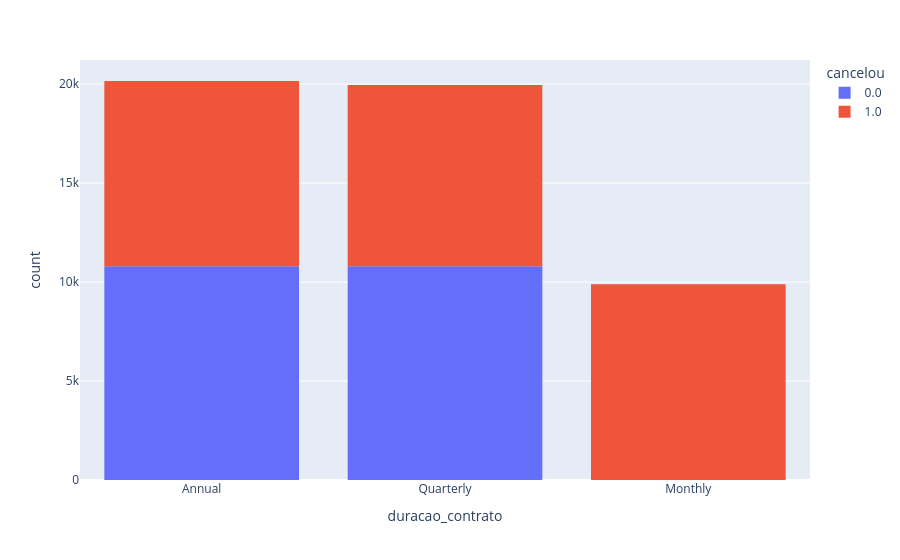

Notebook source saved alongside this figure:
### Code cell
# passo 5 - criar gráficos para facilitar a visualização dos dados

import plotly.express as px

# criar grafico
grafico = px.histogram(tabela, x="duracao_contrato", color="cancelou")

# exibir grafico
grafico.show()

### Figure 1 — Plotly figure (JSON) as saved in the notebook; plotly's stock layout.template omitted (floating-point values rounded to 4 significant figures; data arrays with more than 128 entries replaced by an {"elided": "..."} marker saying what was removed)
{"data": [{"bingroup": "x", "hovertemplate": "cancelou=0.0<br>duracao_contrato=%{x}<br>count=%{y}<extra></extra>", "legendgroup": "0.0", "marker": {"color": "#636efa", "pattern": {"shape": ""}}, "name": "0.0", "orientation": "v", "showlegend": true, "type": "histogram", "x": {"elided": "21603 str values"}, "xaxis": "x", "yaxis": "y"}, {"bingroup": "x", "hovertemplate": "cancelou=1.0<br>duracao_contrato=%{x}<br>count=%{y}<extra></extra>", "legendgroup": "1.0", "marker": {"color": "#EF553B", "pattern": {"shape": ""}}, "name": "1.0", "orientation": "v", "showlegend": true, "type": "histogram", "x": {"elided": "28393 str values"}, "xaxis": "x", "yaxis": "y"}], "layout": {"barmode": "relative", "legend": {"title": {"text": "cancelou"}, "tracegroupgap": 0}, "margin": {"t": 60}, "xaxis": {"anchor": "y", "domain": [0, 1], "title": {"text": "duracao_contrato"}}, "yaxis": {"anchor": "x", "domain": [0, 1], "title": {"text": "count"}}}}
